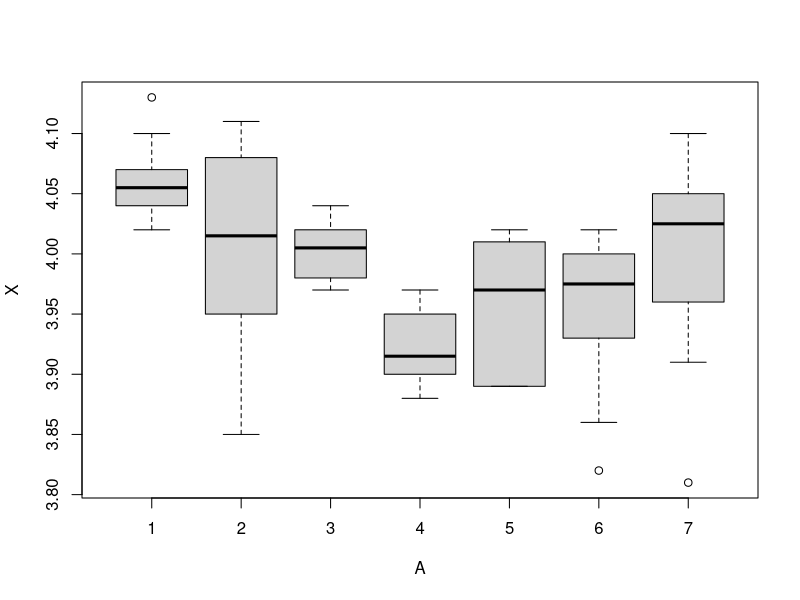

Source code (R):
# 将数据使用c()函数赋予X
X<-c(4.13,4.07,4.04,4.07,4.05,4.04,4.02,4.06,4.10,4.04,
     3.86,3.85,4.08,4.11,4.08,4.01,4.02,4.04,3.97,3.95,
     4.00,4.02,4.01,4.01,4.04,3.99,4.03,3.97,3.98,3.98,
     3.88,3.88,3.91,3.95,3.92,3.97,3.92,3.90,3.97,3.90,
     4.02,3.95,4.02,3.89,3.91,4.01,3.89,3.89,3.99,4.00,
     4.02,3.86,3.96,3.97,4.00,3.82,3.98,3.99,4.02,3.93,
     4.00,4.02,4.03,4.04,4.10,3.81,3.91,3.96,4.05,4.06)
# 将数据分为7组，每组10个数据
A<-factor(rep(1:7,each=10))
# 将X和A构成一个数据框赋予contents
contents<-data.frame(X,A)
# 对contents作方差分析（analysis of variance），结果赋予aov.cont
aov.cont<-aov(X~A,data=contents)
# 输出结果
res<-summary(aov.cont)
print(res)
# 绘制箱线图
boxplot(X~A)
